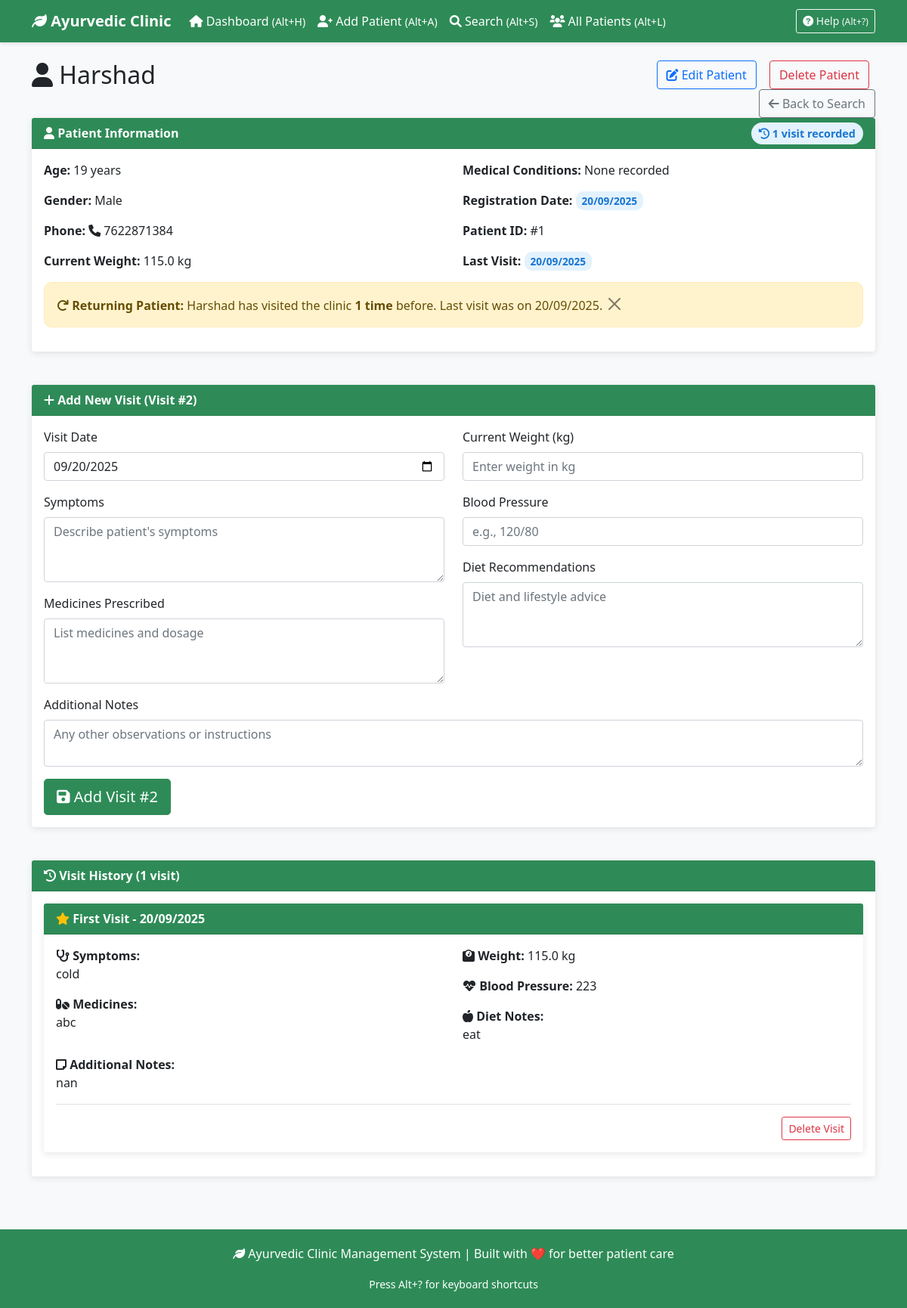
/patient/1, run on the app's committed database.
### tables this page shows
CREATE TABLE patients (
                patient_id INTEGER PRIMARY KEY AUTOINCREMENT,
                name TEXT NOT NULL,
                age INTEGER NOT NULL,
                gender TEXT NOT NULL,
                phone TEXT UNIQUE NOT NULL,
                weight REAL,
                conditions TEXT,
                created_date TIMESTAMP DEFAULT CURRENT_TIMESTAMP,
                updated_date TIMESTAMP DEFAULT CURRENT_TIMESTAMP
            , is_deleted BOOLEAN DEFAULT 0);

CREATE TABLE visits (
                visit_id INTEGER PRIMARY KEY AUTOINCREMENT,
                patient_id INTEGER NOT NULL,
                visit_date DATE NOT NULL,
                symptoms TEXT,
                medicines TEXT,
                diet_notes TEXT,
                weight REAL,
                blood_pressure TEXT,
                notes TEXT,
                created_timestamp TIMESTAMP DEFAULT CURRENT_TIMESTAMP, is_deleted BOOLEAN DEFAULT 0,
                FOREIGN KEY (patient_id) REFERENCES patients (patient_id)
            );

### flask_app.py (the view)
@app.route('/patient/<int:patient_id>')
def patient_details(patient_id):
    summary = get_patient_summary(patient_id)
    if not summary:
        flash('Patient not found', 'error')
        return redirect(url_for('search'))
    visits = get_patient_visits(patient_id)
    weight_progression = get_patient_weight_progression(patient_id)
    from datetime import datetime
    current_date = datetime.now().strftime('%Y-%m-%d')
    return render_template('patient_details.html',
                         summary=summary,
                         visits=visits,
                         weight_progression=weight_progression,
                         current_date=current_date)

### modules/database.py (called while the page is built)
def format_date_for_display(date_str: str) -> str:
    try:
        if date_str:
            date_obj = datetime.strptime(date_str[:10], '%Y-%m-%d')
            return date_obj.strftime('%d/%m/%Y')
        return ""
    except:
        return date_str

def get_patient_visit_count(patient_id: int) -> int:
    try:
        conn = sqlite3.connect(DB_PATH)
        cursor = conn.cursor()
        cursor.execute("SELECT COUNT(*) FROM visits WHERE patient_id = ?", (patient_id,))
        count = cursor.fetchone()[0]
        conn.close()
        return count
    except Exception as e:
        print(f"Error getting visit count: {str(e)}")
        return 0

### templates/patient_details.html (shortened to what this page needs)
{% extends "base.html" %}
{% block content %}
<div class="row">
    <div class="col-md-8">
        <h2><i class="fas fa-user"></i> {{ summary.patient.name }}</h2>
    </div>
    <div class="col-md-4 text-end">
        <a href="{{ url_for('edit_patient', patient_id=summary.patient.patient_id) }}" class="btn btn-outline-primary me-2">
            <i class="fas fa-edit"></i> Edit Patient
        </a>
        <a href="{{ url_for('confirm_delete_patient', patient_id=summary.patient.patient_id) }}"
           class="btn btn-outline-danger me-2">
             Delete Patient
        </a>
        <a href="{{ url_for('search') }}" class="btn btn-outline-secondary">
            <i class="fas fa-arrow-left"></i> Back to Search
        </a>
    </div>
</div>
<div class="row mb-4">
    <div class="col-12">
        <div class="card">
            <div class="card-header">
                <div class="row align-items-center">
                    <div class="col-md-8">
                        <i class="fas fa-user"></i> Patient Information
                    </div>
                    <div class="col-md-4 text-end">
                        {% if summary.is_new_patient %}
                            <span class="new-patient">
                                <i class="fas fa-star"></i> New Patient (No visits yet)
                            </span>
                        {% else %}
                            <span class="visit-count">
                                <i class="fas fa-history"></i> {{ summary.visit_count }} visit{{ 's' if summary.visit_count != 1 else '' }} recorded
                            </span>
                        {% endif %}
                    </div>
                </div>
            </div>
            <div class="card-body">
                <div class="row">
                    <div class="col-md-6">
                        <p><strong>Age:</strong> {{ summary.patient.age }} years</p>
                        <p><strong>Gender:</strong> {{ summary.patient.gender }}</p>
                        <p><strong>Phone:</strong> <i class="fas fa-phone"></i> {{ summary.patient.phone }}</p>
                        <p><strong>Current Weight:</strong> {{ summary.last_weight or 'Not recorded' }} kg</p>
                    </div>
                    <div class="col-md-6">
                        <p><strong>Medical Conditions:</strong> {{ summary.patient.conditions or 'None recorded' }}</p>
                        <p><strong>Registration Date:</strong>
                           <span class="date-badge">{{ summary.patient.created_date_formatted }}</span>
                        </p>
                        <p><strong>Patient ID:</strong> #{{ summary.patient.patient_id }}</p>
                        {% if summary.last_visit %}
                        <p><strong>Last Visit:</strong>
                           <span class="date-badge">{{ summary.last_visit.visit_date_formatted }}</span>
                        </p>
                        {% endif %}
                    </div>
                </div>
                {% if summary.is_new_patient %}
                <div class="alert alert-info">
                    <i class="fas fa-info-circle"></i>
                    <strong>First Visit:</strong> This is {{ summary.patient.name }}'s first visit to the clinic.
                </div>
                {% else %}
                <div class="alert alert-warning">
                    <i class="fas fa-redo"></i>
                    <strong>Returning Patient:</strong> {{ summary.patient.name }} has visited the clinic
                    <strong>{{ summary.visit_count }} time{{ 's' if summary.visit_count != 1 else '' }}</strong> before.
                    {% if summary.last_visit %}
                    Last visit was on {{ summary.last_visit.visit_date_formatted }}.
                    {% endif %}
                </div>
                {% endif %}
            </div>
        </div>
    </div>
</div>
<div class="row mb-4">
    <div class="col-12">
        <div class="card">
            <div class="card-header">
                <i class="fas fa-plus"></i>
                {% if summary.is_new_patient %}
                    Record First Visit
                {% else %}
                    Add New Visit (Visit #{{ summary.visit_count + 1 }})
                {% endif %}
            </div>
            <div class="card-body">
                <form method="POST" action="{{ url_for('add_visit_route', patient_id=summary.patient.patient_id) }}">
                    <div class="row">
                        <div class="col-md-6">
                            <div class="mb-3">
                                <label for="visit_date" class="form-label">Visit Date</label>
                                <input type="date" class="form-control" id="visit_date" name="visit_date"
                                       value="{{ current_date }}" required>
                            </div>
                            <div class="mb-3">
                                <label for="symptoms" class="form-label">Symptoms</label>
                                <textarea class="form-control" id="symptoms" name="symptoms" rows="3"
                                          placeholder="Describe patient's symptoms"></textarea>
                            </div>
                            <div class="mb-3">
                                <label for="medicines" class="form-label">Medicines Prescribed</label>
                                <textarea class="form-control" id="medicines" name="medicines" rows="3"
                                          placeholder="List medicines and dosage"></textarea>
                            </div>
                        </div>
                        <div class="col-md-6">
                            <div class="mb-3">
                                <label for="weight" class="form-label">Current Weight (kg)</label>
                                <input type="number" class="form-control" id="weight" name="weight"
                                       step="0.1" min="0" placeholder="Enter weight in kg">
                            </div>
                            <div class="mb-3">
                                <label for="blood_pressure" class="form-label">Blood Pressure</label>
                                <input type="text" class="form-control" id="blood_pressure" name="blood_pressure"
                                       placeholder="e.g., 120/80">
                            </div>
                            <div class="mb-3">
                                <label for="diet_notes" class="form-label">Diet Recommendations</label>
                                <textarea class="form-control" id="diet_notes" name="diet_notes" rows="3"
                                          placeholder="Diet and lifestyle advice"></textarea>
                            </div>
                        </div>
                    </div>
                    <div class="mb-3">
                        <label for="notes" class="form-label">Additional Notes</label>
                        <textarea class="form-control" id="notes" name="notes" rows="2"
                                  placeholder="Any other observations or instructions"></textarea>
                    </div>
                    <button type="submit" class="btn btn-primary btn-lg">
                        <i class="fas fa-save"></i>
                        {% if summary.is_new_patient %}
                            Record First Visit
                        {% else %}
                            Add Visit #{{ summary.visit_count + 1 }}
                        {% endif %}
                    </button>
                </form>
            </div>
        </div>
    </div>
</div>
{% if visits %}
<div class="row">
    <div class="col-12">
        <div class="card">
            <div class="card-header">
                <i class="fas fa-history"></i> Visit History ({{ visits|length }} visit{{ 's' if visits|length != 1 else '' }})
            </div>
            <div class="card-body">
                {% for visit in visits %}
                {% set visit_number = visits|length - loop.index0 %}
                {% set is_first_visit = visit_number == 1 %}
                <div class="card mb-3">
                    <div class="card-header">
                        {% if is_first_visit %}
                            <i class="fas fa-star text-warning"></i> First Visit - {{ visit.visit_date_formatted }}
                        {% else %}
                            <i class="fas fa-redo text-primary"></i> Return Visit #{{ visit_number }} - {{ visit.visit_date_formatted }}
                        {% endif %}
                    </div>
                    <div class="card-body">
                        <div class="row">
                            <div class="col-md-6">
                                {% if visit.symptoms %}
                                <p><strong><i class="fas fa-stethoscope"></i> Symptoms:</strong><br>{{ visit.symptoms }}</p>
                                {% endif %}
                                {% if visit.medicines %}
                                <p><strong><i class="fas fa-pills"></i> Medicines:</strong><br>{{ visit.medicines }}</p>
                                {% endif %}
                            </div>
                            <div class="col-md-6">
                                {% if visit.weight %}
                                <p><strong><i class="fas fa-weight"></i> Weight:</strong> {{ visit.weight }} kg</p>
                                {% endif %}
                                {% if visit.blood_pressure %}
                                <p><strong><i class="fas fa-heartbeat"></i> Blood Pressure:</strong> {{ visit.blood_pressure }}</p>
                                {% endif %}
                                {% if visit.diet_notes %}
                                <p><strong><i class="fas fa-apple-alt"></i> Diet Notes:</strong><br>{{ visit.diet_notes }}</p>
                                {% endif %}
                            </div>
                        </div>
                        {% if visit.notes %}
                        <p><strong><i class="fas fa-sticky-note"></i> Additional Notes:</strong><br>{{ visit.notes }}</p>
                        {% endif %}
                        <div class="mt-3 pt-3 border-top">
                            <div class="text-end">
                                <a href="{{ url_for('delete_visit_route', visit_id=visit.visit_id, patient_id=summary.patient.patient_id) }}"
                                   class="btn btn-outline-danger btn-sm"
                                   onclick="return confirm('⚠️ Delete this visit record?\\n\\nThis will remove:\\n- All symptoms and treatment notes\\n- Medicine prescriptions\\n- Weight and vital signs\\n\\nThis action can be undone from the Admin panel.')">
                                     Delete Visit
                                </a>
                            </div>
                        </div>
                    </div>
                </div>
                {% endfor %}
            </div>
        </div>
    </div>
</div>
{% endif %}
{% endblock %}

### templates/base.html (style rules this page uses)
body { background-color: #f8f9fa; font-family: 'Segoe UI', Tahoma, Geneva, Verdana, sans-serif; }
.card { border: none; box-shadow: 0 2px 10px rgba(0,0,0,0.1); margin-bottom: 20px; }
.card-header { background-color: #2E8B57; color: white; font-weight: bold; }
.visit-count { background-color: #e3f2fd; color: #1976d2; padding: 5px 10px; border-radius: 15px; font-weight: bold; font-size: 0.9rem; }
.date-badge { background-color: #e3f2fd; color: #1976d2; padding: 3px 8px; border-radius: 10px; font-size: 0.85rem; font-weight: bold; }
.btn-primary { background-color: #2E8B57; border-color: #2E8B57; }
.alert { border-radius: 10px; }
.btn + .btn { margin-left: 5px; }

### data on the page
patients: patient.name "Harshad", patient.age "19", patient.gender "Male", patient.phone "7622871384", patient.patient_id "1"
visits: weight "115.0", visit_date_formatted "20/09/2025", symptoms "cold", medicines "abc", blood_pressure "223", diet_notes "eat", notes "nan"

### other printed values
{{ summary.visit_count }} "1"
{{ summary.patient.conditions or 'None recorded' }} "None recorded"
{{ summary.patient.created_date_formatted }} "20/09/2025"
{{ summary.last_visit.visit_date_formatted }} "20/09/2025"
{{ summary.visit_count + 1 }} "2"
{{ visits|length }} "1"
